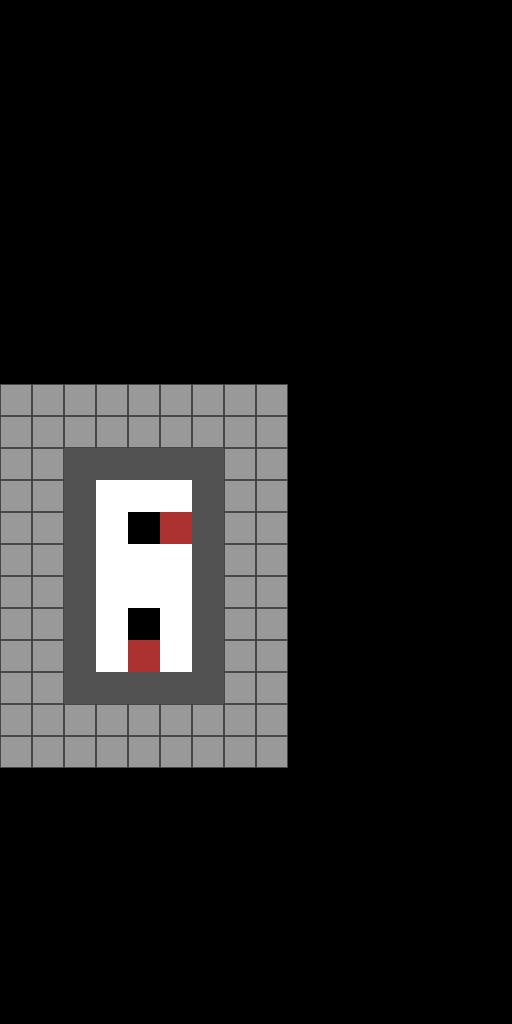

A 2D game scene composited from a Tiled map and its tileset images. What follows is a short description and the map's XML, with every tile layer's data as written:
An orthogonal 16x32 tile map with 32x32 px tiles, 3 tile layers (Floor, Platform, Objects).

<map version="1.0" tiledversion="1.1.5" orientation="orthogonal" renderorder="left-up" width="16" height="32" tilewidth="32" tileheight="32" infinite="0" nextobjectid="1">
 <tileset firstgid="1" source="Brackeys20201.tsx" />
 <layer name="Floor" width="16" height="32" opacity="0.6">
  <data encoding="csv">
0,0,0,0,0,0,0,0,0,0,0,0,0,0,0,0,
0,0,0,0,0,0,0,0,0,0,0,0,0,0,0,0,
0,0,0,0,0,0,0,0,0,0,0,0,0,0,0,0,
0,0,0,0,0,0,0,0,0,0,0,0,0,0,0,0,
0,0,0,0,0,0,0,0,0,0,0,0,0,0,0,0,
0,0,0,0,0,0,0,0,0,0,0,0,0,0,0,0,
0,0,0,0,0,0,0,0,0,0,0,0,0,0,0,0,
0,0,0,0,0,0,0,0,0,0,0,0,0,0,0,0,
0,0,0,0,0,0,0,0,0,0,0,0,0,0,0,0,
0,0,0,0,0,0,0,0,0,0,0,0,0,0,0,0,
0,0,0,0,0,0,0,0,0,0,0,0,0,0,0,0,
0,0,0,0,0,0,0,0,0,0,0,0,0,0,0,0,
8,8,8,8,8,8,8,8,8,0,0,0,0,0,0,0,
8,8,8,8,8,8,8,8,8,0,0,0,0,0,0,0,
8,8,8,8,8,8,8,8,8,0,0,0,0,0,0,0,
8,8,8,8,8,8,8,8,8,0,0,0,0,0,0,0,
8,8,8,8,8,8,8,8,8,0,0,0,0,0,0,0,
8,8,8,8,8,8,8,8,8,0,0,0,0,0,0,0,
8,8,8,8,8,8,8,8,8,0,0,0,0,0,0,0,
8,8,8,8,8,8,8,8,8,0,0,0,0,0,0,0,
8,8,8,8,8,8,8,8,8,0,0,0,0,0,0,0,
8,8,8,8,8,8,8,8,8,0,0,0,0,0,0,0,
8,8,8,8,8,8,8,8,8,0,0,0,0,0,0,0,
8,8,8,8,8,8,8,8,8,0,0,0,0,0,0,0,
0,0,0,0,0,0,0,0,0,0,0,0,0,0,0,0,
0,0,0,0,0,0,0,0,0,0,0,0,0,0,0,0,
0,0,0,0,0,0,0,0,0,0,0,0,0,0,0,0,
0,0,0,0,0,0,0,0,0,0,0,0,0,0,0,0,
0,0,0,0,0,0,0,0,0,0,0,0,0,0,0,0,
0,0,0,0,0,0,0,0,0,0,0,0,0,0,0,0,
0,0,0,0,0,0,0,0,0,0,0,0,0,0,0,0,
0,0,0,0,0,0,0,0,0,0,0,0,0,0,0,0
</data>
 </layer>
 <layer name="Platform" width="16" height="32">
  <data encoding="csv">
0,0,0,0,0,0,0,0,0,0,0,0,0,0,0,0,
0,0,0,0,0,0,0,0,0,0,0,0,0,0,0,0,
0,0,0,0,0,0,0,0,0,0,0,0,0,0,0,0,
0,0,0,0,0,0,0,0,0,0,0,0,0,0,0,0,
0,0,0,0,0,0,0,0,0,0,0,0,0,0,0,0,
0,0,0,0,0,0,0,0,0,0,0,0,0,0,0,0,
0,0,0,0,0,0,0,0,0,0,0,0,0,0,0,0,
0,0,0,0,0,0,0,0,0,0,0,0,0,0,0,0,
0,0,0,0,0,0,0,0,0,0,0,0,0,0,0,0,
0,0,0,0,0,0,0,0,0,0,0,0,0,0,0,0,
0,0,0,0,0,0,0,0,0,0,0,0,0,0,0,0,
0,0,0,0,0,0,0,0,0,0,0,0,0,0,0,0,
0,0,0,0,0,0,0,0,0,0,0,0,0,0,0,0,
0,0,0,0,0,0,0,0,0,0,0,0,0,0,0,0,
0,0,4,4,4,4,4,0,0,0,0,0,0,0,0,0,
0,0,4,1,1,1,4,0,0,0,0,0,0,0,0,0,
0,0,4,1,3,1,4,0,0,0,0,0,0,0,0,0,
0,0,4,1,1,1,4,0,0,0,0,0,0,0,0,0,
0,0,4,1,1,1,4,0,0,0,0,0,0,0,0,0,
0,0,4,1,3,1,4,0,0,0,0,0,0,0,0,0,
0,0,4,1,1,1,4,0,0,0,0,0,0,0,0,0,
0,0,4,4,4,4,4,0,0,0,0,0,0,0,0,0,
0,0,0,0,0,0,0,0,0,0,0,0,0,0,0,0,
0,0,0,0,0,0,0,0,0,0,0,0,0,0,0,0,
0,0,0,0,0,0,0,0,0,0,0,0,0,0,0,0,
0,0,0,0,0,0,0,0,0,0,0,0,0,0,0,0,
0,0,0,0,0,0,0,0,0,0,0,0,0,0,0,0,
0,0,0,0,0,0,0,0,0,0,0,0,0,0,0,0,
0,0,0,0,0,0,0,0,0,0,0,0,0,0,0,0,
0,0,0,0,0,0,0,0,0,0,0,0,0,0,0,0,
0,0,0,0,0,0,0,0,0,0,0,0,0,0,0,0,
0,0,0,0,0,0,0,0,0,0,0,0,0,0,0,0
</data>
 </layer>
 <layer name="Objects" width="16" height="32">
  <data encoding="csv">
0,0,0,0,0,0,0,0,0,0,0,0,0,0,0,0,
0,0,0,0,0,0,0,0,0,0,0,0,0,0,0,0,
0,0,0,0,0,0,0,0,0,0,0,0,0,0,0,0,
0,0,0,0,0,0,0,0,0,0,0,0,0,0,0,0,
0,0,0,0,0,0,0,0,0,0,0,0,0,0,0,0,
0,0,0,0,0,0,0,0,0,0,0,0,0,0,0,0,
0,0,0,0,0,0,0,0,0,0,0,0,0,0,0,0,
0,0,0,0,0,0,0,0,0,0,0,0,0,0,0,0,
0,0,0,0,0,0,0,0,0,0,0,0,0,0,0,0,
0,0,0,0,0,0,0,0,0,0,0,0,0,0,0,0,
0,0,0,0,0,0,0,0,0,0,0,0,0,0,0,0,
0,0,0,0,0,0,0,0,0,0,0,0,0,0,0,0,
0,0,0,0,0,0,0,0,0,0,0,0,0,0,0,0,
0,0,0,0,0,0,0,0,0,0,0,0,0,0,0,0,
0,0,0,0,0,0,0,0,0,0,0,0,0,0,0,0,
0,0,0,0,0,0,0,0,0,0,0,0,0,0,0,0,
0,0,0,0,0,5,0,0,0,0,0,0,0,0,0,0,
0,0,0,0,0,0,0,0,0,0,0,0,0,0,0,0,
0,0,0,0,0,0,0,0,0,0,0,0,0,0,0,0,
0,0,0,0,0,0,0,0,0,0,0,0,0,0,0,0,
0,0,0,0,5,0,0,0,0,0,0,0,0,0,0,0,
0,0,0,0,0,0,0,0,0,0,0,0,0,0,0,0,
0,0,0,0,0,0,0,0,0,0,0,0,0,0,0,0,
0,0,0,0,0,0,0,0,0,0,0,0,0,0,0,0,
0,0,0,0,0,0,0,0,0,0,0,0,0,0,0,0,
0,0,0,0,0,0,0,0,0,0,0,0,0,0,0,0,
0,0,0,0,0,0,0,0,0,0,0,0,0,0,0,0,
0,0,0,0,0,0,0,0,0,0,0,0,0,0,0,0,
0,0,0,0,0,0,0,0,0,0,0,0,0,0,0,0,
0,0,0,0,0,0,0,0,0,0,0,0,0,0,0,0,
0,0,0,0,0,0,0,0,0,0,0,0,0,0,0,0,
0,0,0,0,0,0,0,0,0,0,0,0,0,0,0,0
</data>
 </layer>
</map>
